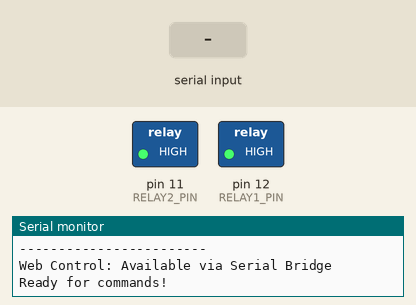
Simulated run of this sketch. Board: Arduino Uno, built with avr-gcc and run on an emulated ATmega328P. Shown: switched loads named in the sketch (green lamp = pin HIGH), the last lines printed to the serial monitor. The inputs (shaded band) are chosen by the test bench.

Above: at 1.6 s.
1.7 s: "ON\n" received over Serial
At 2.2 s:
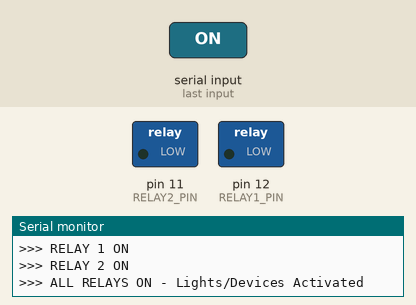
3.2 s: "R1OFF\n" received over Serial
At 4.6 s:
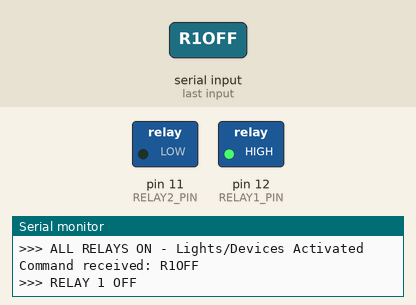
6.2 s: "R2OFF\n" received over Serial
At 6.9 s:
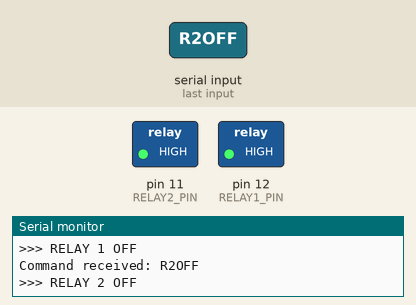
7.7 s: "R1ON\n" received over Serial
At 8.1 s:
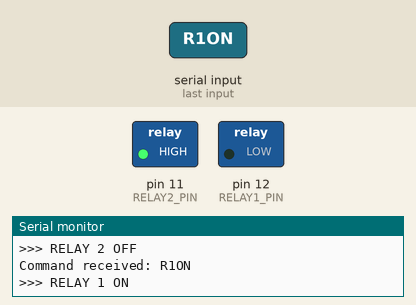
9.2 s: "R2ON\n" received over Serial
At 10.5 s:
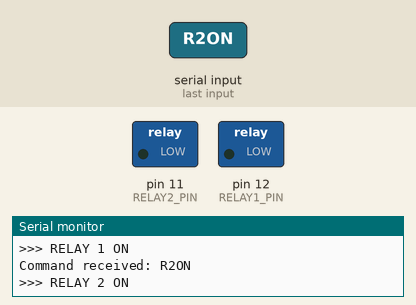
Timing chart, 0 to 11.7 s (numbered marks = the images above; inputs shaded):
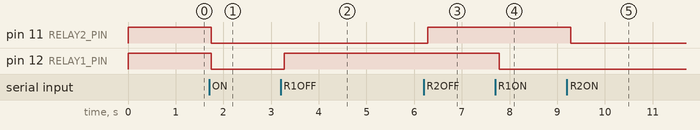

Measured:
- after the input at 1.7 s, pin 11 (RELAY2_PIN), pin 12 (RELAY1_PIN): HIGH → LOW at once
- after the input at 3.2 s, pin 12 (RELAY1_PIN): LOW → HIGH after 0.08 s
- after the input at 6.2 s, pin 11 (RELAY2_PIN): LOW → HIGH after 0.08 s
- after the input at 7.7 s, pin 12 (RELAY1_PIN): HIGH → LOW after 0.08 s
- after the input at 9.2 s, pin 11 (RELAY2_PIN): HIGH → LOW after 0.08 s

The sketch:

arduino_uno_serial.ino
```cpp
/*
  Home Automation System - Arduino UNO
  2-Channel Relay Manual Control
  Serial Communication for Web Control

  Hardware Connections:
  - Relay IN1 -> Arduino Pin 12
  - Relay IN2 -> Arduino Pin 11

  Upload this code to your Arduino UNO
  Then run the serial bridge server to connect with web interface
*/

// Pin definitions
const int RELAY1_PIN = 12;     // Relay channel 1 (IN1)
const int RELAY2_PIN = 11;     // Relay channel 2 (IN2)

// Variables
bool relay1On = false;         // Track relay 1 status
bool relay2On = false;         // Track relay 2 status
String inputString = "";       // String to hold incoming serial data

void setup() {
  // Initialize serial communication
  Serial.begin(9600);
  Serial.println("Home Automation System Starting...");

  // Set pin modes
  pinMode(RELAY1_PIN, OUTPUT);
  pinMode(RELAY2_PIN, OUTPUT);

  // Initialize relays to OFF state
  // Note: Most relay modules are active LOW (LOW = ON, HIGH = OFF)
  digitalWrite(RELAY1_PIN, HIGH);  // Turn OFF relay 1
  digitalWrite(RELAY2_PIN, HIGH);  // Turn OFF relay 2

  Serial.println("System initialized. Manual control only.");
  Serial.println("PIN Configuration:");
  Serial.println("Relay IN1 -> Pin 12");
  Serial.println("Relay IN2 -> Pin 11");
  Serial.println("------------------------");
  Serial.println("Serial Commands:");
  Serial.println("'ON' - Turn ON both relays");
  Serial.println("'OFF' - Turn OFF both relays");
  Serial.println("'R1ON' - Turn ON relay 1 only");
  Serial.println("'R1OFF' - Turn OFF relay 1 only");
  Serial.println("'R2ON' - Turn ON relay 2 only");
  Serial.println("'R2OFF' - Turn OFF relay 2 only");
  Serial.println("'STATUS' - Show current status");
  Serial.println("------------------------");
  Serial.println("Web Control: Available via Serial Bridge");
  Serial.println("Ready for commands!");
}

void loop() {
  // Check for serial commands only
  checkSerialCommands();

  // Small delay to prevent excessive serial output
  delay(100);
}

void turnOnAllRelays() {
  turnOnRelay(1);
  turnOnRelay(2);
  Serial.println(">>> ALL RELAYS ON - Lights/Devices Activated");
}

void turnOffAllRelays() {
  turnOffRelay(1);
  turnOffRelay(2);
  Serial.println(">>> ALL RELAYS OFF - Lights/Devices Deactivated");
}

void turnOnRelay(int relayNum) {
  if (relayNum == 1) {
    digitalWrite(RELAY1_PIN, LOW);
    relay1On = true;
    Serial.println(">>> RELAY 1 ON");
  } else if (relayNum == 2) {
    digitalWrite(RELAY2_PIN, LOW);
    relay2On = true;
    Serial.println(">>> RELAY 2 ON");
  }
}

void turnOffRelay(int relayNum) {
  if (relayNum == 1) {
    digitalWrite(RELAY1_PIN, HIGH);
    relay1On = false;
    Serial.println(">>> RELAY 1 OFF");
  } else if (relayNum == 2) {
    digitalWrite(RELAY2_PIN, HIGH);
    relay2On = false;
    Serial.println(">>> RELAY 2 OFF");
  }
}

// Function to check and process serial commands
void checkSerialCommands() {
  while (Serial.available()) {
    char c = Serial.read();
    if (c == '\n' || c == '\r') {
      processCommand(inputString);
      inputString = ""; // Clear the string
    } else {
      inputString += c;
    }
  }
}

// Function to process received commands
void processCommand(String command) {
  command.trim(); // Remove whitespace
  command.toUpperCase(); // Convert to uppercase

  Serial.println("Command received: " + command);

  if (command == "ON") {
    turnOnAllRelays();

  } else if (command == "OFF") {
    turnOffAllRelays();

  } else if (command == "R1ON") {
    turnOnRelay(1);

  } else if (command == "R1OFF") {
    turnOffRelay(1);

  } else if (command == "R2ON") {
    turnOnRelay(2);

  } else if (command == "R2OFF") {
    turnOffRelay(2);

  } else if (command == "STATUS") {
    printStatus();

  } else if (command == "HELP") {
    printHelp();

  } else if (command.length() > 0) {
    Serial.println("Unknown command: " + command);
    Serial.println("Type 'HELP' for available commands");
  }
}

// Function to print current system status
void printStatus() {
  Serial.println("=== SYSTEM STATUS ===");
  Serial.println("Mode: MANUAL ONLY");
  Serial.print("Relay 1: ");
  Serial.println(relay1On ? "ON" : "OFF");
  Serial.print("Relay 2: ");
  Serial.println(relay2On ? "ON" : "OFF");
  Serial.println("====================");
}

// Function to print help information
void printHelp() {
  Serial.println("=== AVAILABLE COMMANDS ===");
  Serial.println("ON     - Turn ON both relays");
  Serial.println("OFF    - Turn OFF both relays");
  Serial.println("R1ON   - Turn ON relay 1 only");
  Serial.println("R1OFF  - Turn OFF relay 1 only");
  Serial.println("R2ON   - Turn ON relay 2 only");
  Serial.println("R2OFF  - Turn OFF relay 2 only");
  Serial.println("STATUS - Show current system status");
  Serial.println("HELP   - Show this help menu");
  Serial.println("=========================");
}
```
